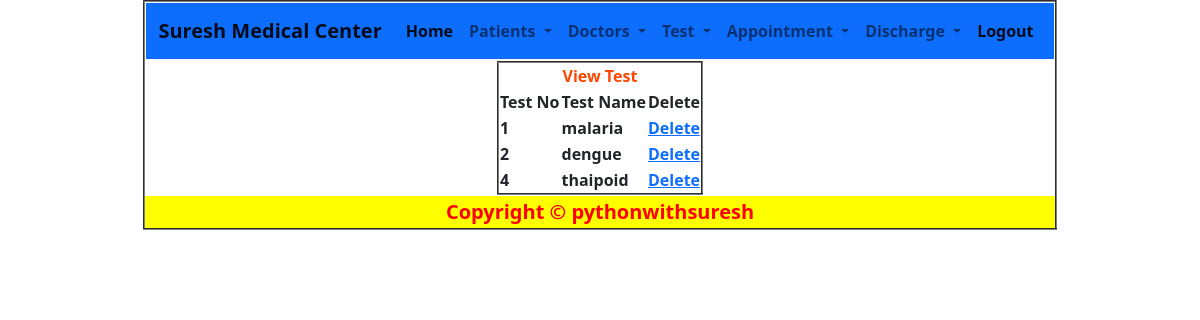
The app's page /viewt/ with its own data.
### app/models.py (models this page shows, shortened)
class testModel(models.Model):
    Test_No=models.AutoField(primary_key=True)
    Test_name=models.CharField(max_length=30,unique=True)

### app/views.py (the view)
# urls.py: path('viewt/',views.viewt,name='viewt'),
def viewt(request):
    return render(request,'app/viewt.html',{"data":testModel.objects.all()})

### templates/app/viewt.html
{% extends 'common.html' %}
{% block suresh %}
    <table align="center" border="2">
    <tr><th colspan="3" style="color: orangered;text-align: center">View Test</th></tr>
    <tr>
        <th>Test No</th>
        <th>Test Name</th>
        <th>Delete</th>
    </tr>
    {% for x in data %}
        <tr>
        <th>{{ x.Test_No }}</th>
        <th>{{ x.Test_name }}</th>
            <th><a href="{% url 'delt' %}?no={{ x.Test_No }}"> Delete</a></th>
        </tr>
    {% endfor %}
    </table>
{% endblock %}

### records on screen
testModel: Test_No "1", Test_name "malaria"
testModel: Test_No "2", Test_name "dengue"
testModel: Test_No "4", Test_name "thaipoid"
